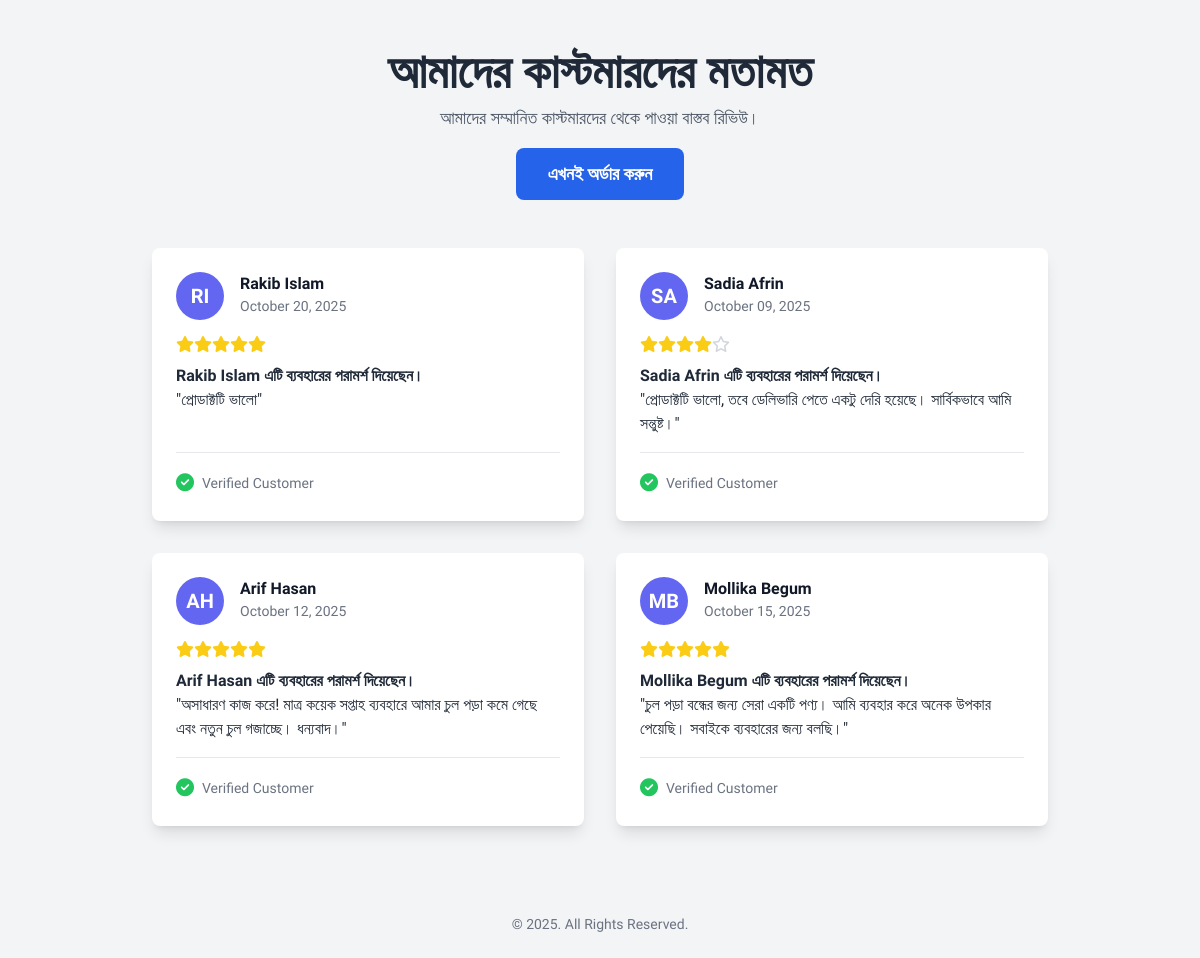
Screenshot of /reviews.php with the database file from the repository.
### tables this page shows
CREATE TABLE IF NOT EXISTS `reviews` (
  `id` int NOT NULL AUTO_INCREMENT,
  `name` varchar(255) NOT NULL,
  `date` varchar(50) NOT NULL,
  `rating` int NOT NULL,
  `review_text` text NOT NULL,
  `image_initials` varchar(5) NOT NULL,
  `status` varchar(20) NOT NULL DEFAULT 'approved',
  `is_featured` tinyint(1) NOT NULL DEFAULT '0',
  `created_at` timestamp NOT NULL DEFAULT CURRENT_TIMESTAMP,
  PRIMARY KEY (`id`)
);

### reviews.php (the view, shortened to what this page needs)
<?php
require_once 'db-config.php';
try {
    $stmt = $pdo->query("SELECT * FROM reviews WHERE status = 'approved' ORDER BY id DESC");
    $reviews = $stmt->fetchAll();
} catch (PDOException $e) {
    $reviews = [];
    $error_message = "Could not load reviews at this time.";
}
?>
<!DOCTYPE html>
<html lang="bn">
<head>
    <script src="https://cdn.tailwindcss.com"></script>
    <link rel="stylesheet" href="https://cdnjs.cloudflare.com/ajax/libs/font-awesome/6.5.1/css/all.min.css">
</head>
<body class="bg-gray-100">
    <div class="container mx-auto px-4 py-8 md:py-12">
        <header class="text-center mb-12">
            <h1 class="text-4xl md:text-5xl font-bold text-gray-800">আমাদের কাস্টমারদের মতামত</h1>
            <p class="text-lg text-gray-600 mt-2">আমাদের সম্মানিত কাস্টমারদের থেকে পাওয়া বাস্তব রিভিউ।</p>
             <a href="index.php#order-form" class="mt-4 inline-block bg-blue-600 text-white font-bold py-3 px-8 rounded-lg text-lg">
                এখনই অর্ডার করুন
            </a>
        </header>
        <main class="max-w-4xl mx-auto grid grid-cols-1 md:grid-cols-2 gap-8">
            <?php if (isset($error_message)): ?>
                <p class="text-center text-red-500 md:col-span-2"><?php echo $error_message; ?></p>
            <?php elseif (empty($reviews)): ?>
                <p class="text-center text-gray-500 md:col-span-2">এখনো কোনো রিভিউ যোগ করা হয়নি।</p>
            <?php else: ?>
                <?php foreach ($reviews as $review): ?>
                    <div class="bg-white rounded-lg shadow-lg p-6 flex flex-col">
                        <div class="flex items-start mb-4">
                             <div class="w-12 h-12 rounded-full bg-indigo-500 text-white flex items-center justify-center font-bold text-xl mr-4 flex-shrink-0">
                                <?php echo htmlspecialchars($review['image_initials']); ?>
                            </div>
                            <div>
                                <h3 class="font-bold text-gray-900"><?php echo htmlspecialchars($review['name']); ?></h3>
                                <p class="text-sm text-gray-500"><?php echo htmlspecialchars($review['date']); ?></p>
                            </div>
                        </div>
                        <div class="flex items-center mb-3 text-yellow-400">
                             <?php echo str_repeat('<i class="fas fa-star"></i>', $review['rating']) . str_repeat('<i class="far fa-star text-gray-300"></i>', 5 - $review['rating']); ?>
                        </div>
                        <p class="text-gray-800 mb-4 flex-grow">
                            <span class="font-semibold"><?php echo htmlspecialchars($review['name']); ?> এটি ব্যবহারের পরামর্শ দিয়েছেন।</span><br>
                            "<?php echo htmlspecialchars($review['review_text']); ?>"
                        </p>
                         <div class="mt-auto pt-4 border-t border-gray-200 flex items-center text-sm text-gray-500">
                            <i class="fas fa-check-circle text-green-500 mr-2 text-lg"></i>
                            <span>Verified Customer</span>
                        </div>
                    </div>
                <?php endforeach; ?>
            <?php endif; ?>
        </main>
    </div>
     <footer class="text-center py-6 mt-4">
        <p class="text-gray-500 text-sm">&copy; <?php echo date("Y"); ?>. All Rights Reserved.</p>
    </footer>
</body>
</html>

### reviews.php (style rules this page uses)
body { font-family: 'Hind Siliguri', sans-serif; }

### rows the page displays
reviews: image_initials "RI", name "Rakib Islam", date "October 20, 2025", rating 5 (drawn), review_text "প্রোডাক্টটি ভালো"
reviews: image_initials "SA", name "Sadia Afrin", date "October 09, 2025", rating 4 (drawn), review_text "প্রোডাক্টটি ভালো, তবে ডেলিভারি পেতে একটু দেরি হয়েছে। সার্বিকভাবে আমি সন্তুষ্ট।"
reviews: image_initials "AH", name "Arif Hasan", date "October 12, 2025", rating 5 (drawn), review_text "অসাধারণ কাজ করে! মাত্র কয়েক সপ্তাহ ব্যবহারে আমার চুল পড়া কমে গেছে এবং নতুন চুল গজাচ্ছে। ধন্যবাদ।"
reviews: image_initials "MB", name "Mollika Begum", date "October 15, 2025", rating 5 (drawn), review_text "চুল পড়া বন্ধের জন্য সেরা একটি পণ্য। আমি ব্যবহার করে অনেক উপকার পেয়েছি। সবাইকে ব্যবহারের জন্য বলছি।"
